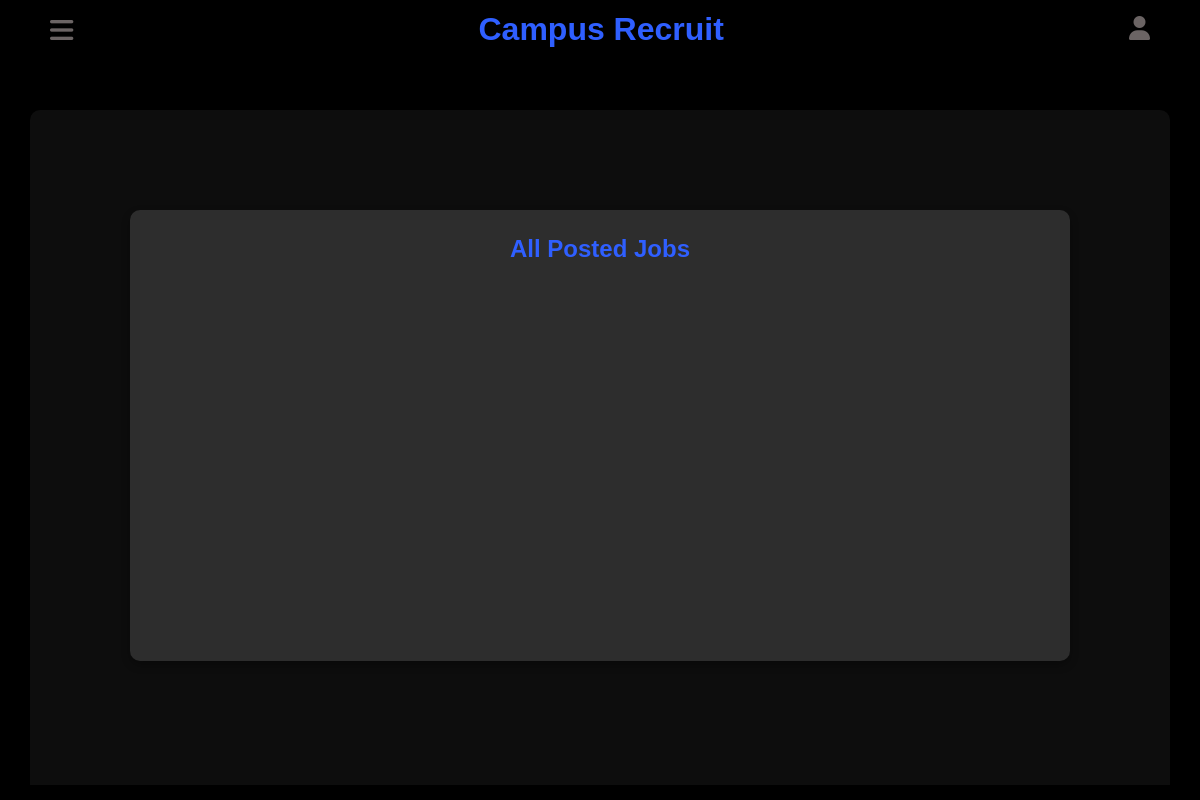
The page /Student/index.php (signed in) on the database as committed earlier.
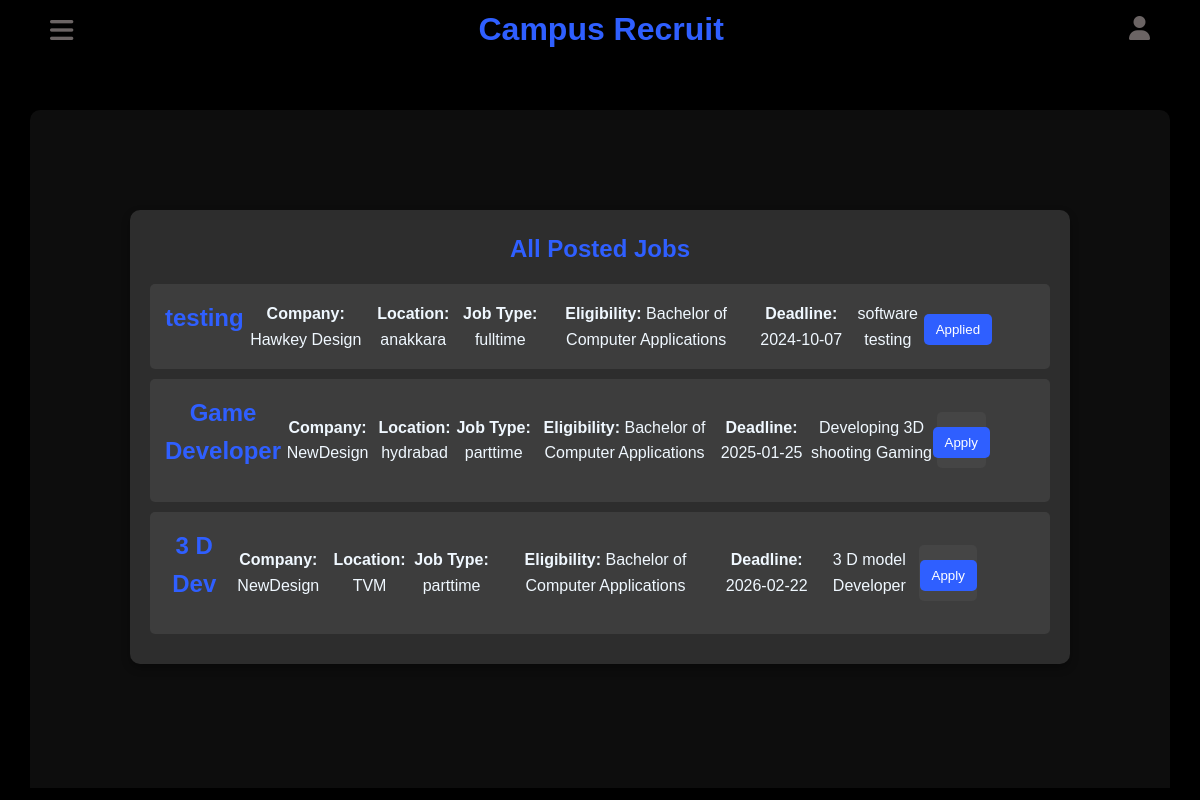
The same page on the database as committed later.
### tables this page shows
CREATE TABLE `job_posting` (
  `job_id` int(11) NOT NULL,
  `company_id` int(11) NOT NULL,
  `jobtitle` varchar(255) NOT NULL,
  `job_description` varchar(255) NOT NULL,
  `job_location` varchar(255) NOT NULL,
  `posted_date` date NOT NULL DEFAULT current_timestamp(),
  `deadline` date NOT NULL,
  `course` varchar(255) NOT NULL,
  `jobtype` enum('fulltime','parttime') DEFAULT NULL
);

CREATE TABLE `company_details` (
  `Company_id` int(11) NOT NULL,
  `Company_name` varchar(255) NOT NULL,
  `Contact_person` varchar(255) NOT NULL,
  `account_email` varchar(255) NOT NULL,
  `PhoneNum` varchar(255) NOT NULL,
  `date_of_joined` timestamp NOT NULL DEFAULT current_timestamp(),
  `approval` enum('approved','pending','rejected') DEFAULT 'pending'
);

### Student/index.php (the view, shortened to what this page needs)
<?php
    include "connection.php";
    $student_id = $_SESSION['student_id'];
    $stmt = $conn->prepare("SELECT course FROM student_details WHERE student_id = ?");
    $stmt->bind_param("i", $student_id);
    $stmt->execute();
    $stmt->bind_result($student_course);
    $stmt = $conn->prepare("
    SELECT
        jp.job_id,
        jp.jobtitle,
        jp.job_description,
        jp.deadline,
        jp.course,
        jp.job_location,
        jp.jobtype,
        c.company_name
    FROM job_posting jp
    JOIN company_details c ON jp.company_id = c.company_id
    WHERE jp.course = ? AND jp.deadline >= CURDATE()
");
    $stmt->bind_param("s", $student_course);
    $stmt->execute();
    $jobs_result = $stmt->get_result();
    $stmt = $conn->prepare("SELECT job_id FROM application WHERE student_id = ?");
    $stmt->bind_param("i", $student_id);
    $stmt->execute();
    $applied_jobs_result = $stmt->get_result();
    $applied_jobs = [];
    while ($row = $applied_jobs_result->fetch_assoc()) {
        $applied_jobs[] = $row['job_id'];
    }
?>
<!DOCTYPE html>
<html lang="en">
<head>
    <link rel="stylesheet" href="https://cdnjs.cloudflare.com/ajax/libs/font-awesome/6.6.0/css/all.min.css" />
    <!DOCTYPE html>
<html lang="en">
<head>
    <link rel="stylesheet" href="https://cdnjs.cloudflare.com/ajax/libs/font-awesome/6.6.0/css/all.min.css" />
</head>
<body>
    <div class="main-container">
        <div class="header">
            <button class="menu-btn" onclick="toggleSidebar()">
                <i class="fa-solid fa-bars" id="menu"></i>
            </button>
            <a href="#" class="logo">Campus Recruit</a>
            <div class="profile-container">
                <i class="fa-solid fa-user" id="profile" onclick="toggleProfileMenu()"></i>
            </div>
    </div>
    <div class="container">
        <div class="job-list">
            <h2>All Posted Jobs</h2>
            <?php while ($job = $jobs_result->fetch_assoc()): ?>
            <div class="job">
                <h2><?php echo htmlspecialchars($job['jobtitle']); ?></h2>
                <p><strong>Company:</strong> <?php echo htmlspecialchars($job['company_name']); ?></p>
                <p><strong>Location:</strong> <?php echo htmlspecialchars($job['job_location']); ?></p>
                <p><strong>Job Type:</strong> <?php echo htmlspecialchars($job['jobtype']); ?></p>
                <p><strong>Eligibility:</strong> <?php echo htmlspecialchars($job['course']); ?></p>
                <p><strong>Deadline:</strong> <?php echo htmlspecialchars($job['deadline']); ?></p>
                <p><?php echo htmlspecialchars($job['job_description']); ?></p>
                <div class="job-actions">
                    <?php if (in_array($job['job_id'], $applied_jobs)): ?>
                        <button disabled>Applied</button>
                    <?php else: ?>
                        <form method="POST">
                            <button type="submit">Apply</button>
                        </form>
                    <?php endif; ?>
                </div>
            </div>
        <?php endwhile; ?>
        </div>
    </div>
</body>
</html>

### Student/index.php (style rules this page uses)
* { padding: 0; margin: 0; font-family: 'Gill Sans', 'Gill Sans MT', Calibri, 'Trebuchet MS', sans-serif; box-sizing: border-box; }
body { font-family: Arial, sans-serif; margin: 0; padding: 0; line-height: 1.6; scroll-behavior: smooth; color: aliceblue; background-color: black; }
.main-container { display: flex; flex-direction: column; align-items: center; width: 100%; height: 100vh; }
.header { display: flex; height: 60px; width: 100%; align-items: center; justify-content: space-between; padding: 10px 50px; }
.logo { font-size: 2rem; font-weight: bold; color: #2f5fff; text-decoration: none; }
.container { padding: 100px; width: 95%; height: calc(100vh - 60px); margin: 15px; margin-top: 50px; border-radius: 10px 10px 0 0; background: #0d0d0d; text-align: center; display: flex; justify-content:center; }
.profile-container { position: relative; display: inline-block; }
.menu-btn { background-color: transparent; outline: none; border: none; }
#menu { font-size: 2em; color: #6b6464; }
#profile { font-size: 1.5em; color: #6b6464; }
.job-list { background-color: #2d2d2d; border-radius: 10px; padding: 20px; width: 100%; margin-bottom: 1.5rem; box-shadow: 0 4px 8px rgba(0, 0, 0, 0.3); }
.job-list h2 { color: #2f5fff; margin-bottom: 1rem; }
.job { background-color: #3d3d3d; padding: 15px; border-radius: 5px; margin-bottom: 10px; display: flex; justify-content: space-between; align-items: center; }
.job-actions { display: flex; gap: 10px; width: 20%; align-items: center; }
.job-actions form { display: flex; flex-direction: column; align-items: center; background-color: #454545; padding: 10px; width: 50%; border-radius: 5px; }
.job-actions button { background-color: #2f5fff; border: none; color: white; padding: 8px 12px; border-radius: 5px; cursor: pointer; margin-top: 5px; transition: background-color 0.3s ease; }

Rows that differ between the two databases and show on the page:
now on this page (row edited): job_posting: jobtitle "testing", company.Company_name "Hawkey Design", job_location "anakkara", jobtype "fulltime", course "Bachelor of Computer Applications", deadline "2024-10-07", job_description "software testing", shows "Applied"
added job_posting: jobtitle "Game Developer", company.Company_name "NewDesign", job_location "hydrabad", jobtype "parttime", course "Bachelor of Computer Applications", deadline "2025-01-25", job_description "Developing 3D shooting Gaming"
added job_posting: jobtitle "3 D Dev", company.Company_name "NewDesign", job_location "TVM", jobtype "parttime", course "Bachelor of Computer Applications", deadline "2026-02-22", job_description "3 D model Developer"
